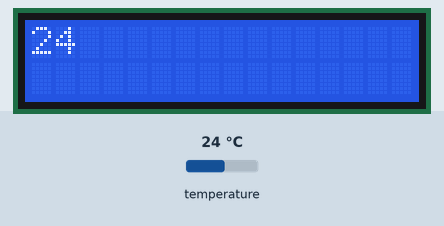
A sketch run on a simulated Arduino Uno, built with avr-gcc and run on an emulated ATmega328P. On the bench: 16×2 character LCD. The inputs (shaded band) are chosen by the test bench; at power-on: temperature 24 °C. What the sketch prints to the serial monitor is not drawn.

Above: at 1.2 s.
1.3 s: temperature set to 12 °C
At 3.0 s:
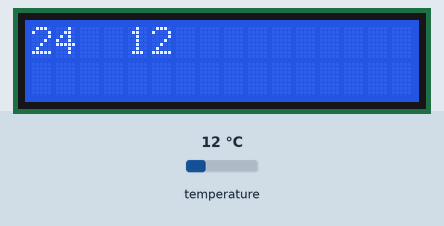
4.7 s: temperature set to 28 °C
At 6.1 s:
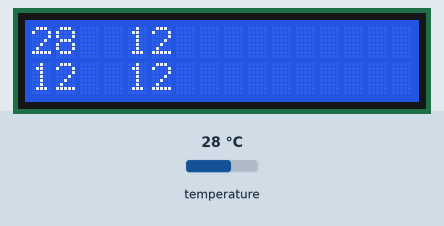
7.8 s: temperature set to 33 °C
At 9.3 s:
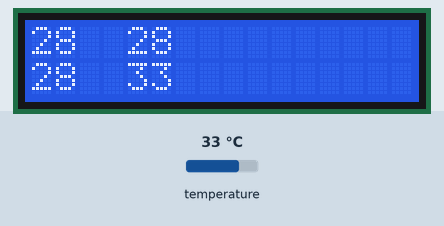
11.0 s: temperature set to 0 °C
At 12.5 s:
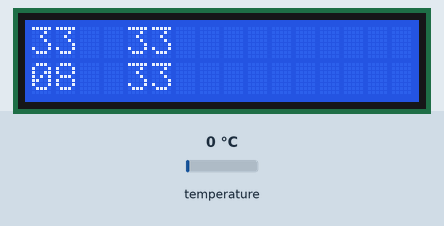
Timing chart, 0 to 14.0 s (numbered marks = the images above; inputs shaded):
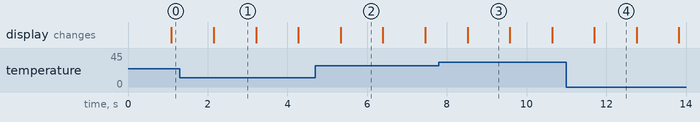

The sketch:

termometr_lcd.ino
```cpp
#include <OneWire.h>
#include <LiquidCrystal.h>

// initialize the library with the numbers of the interface pins
LiquidCrystal lcd(8, 9, 4, 5, 6, 7);
// DS18S20 Temperature chip i/o
OneWire ds(2);  // on pin 10

void setup() {
  // set up the LCD's number of columns and rows:
  lcd.begin(16, 2);
  lcd.clear();
  // Print a message to the LCD.
//  lcd.print("hello, world!");
  // initialize inputs/outputs
  // start serial port
  Serial.begin(9600);
}

int pos = 0;

void loop(void) {
  byte i;
  byte present = 0;
  byte data[12];
  byte addr[8];

  if ( !ds.search(addr)) {
      Serial.print("No more addresses.\n");
      ds.reset_search();
      return;
  }

  Serial.print("R=");
  for( i = 0; i < 8; i++) {
    Serial.print(addr[i], HEX);
    Serial.print(" ");
  }

  if ( OneWire::crc8( addr, 7) != addr[7]) {
      Serial.print("CRC is not valid!\n");
      return;
  }

  if ( addr[0] == 0x10) {
      Serial.print("Device is a DS18S20 family device.\n");
  }
  else if ( addr[0] == 0x28) {
      Serial.print("Device is a DS18B20 family device.\n");
  }
  else {
      Serial.print("Device family is not recognized: 0x");
      Serial.println(addr[0],HEX);
      return;
  }

  ds.reset();
  ds.select(addr);
  ds.write(0x44,1);         // start conversion, with parasite power on at the end

  delay(1000);     // maybe 750ms is enough, maybe not
  // we might do a ds.depower() here, but the reset will take care of it.

  present = ds.reset();
  ds.select(addr);
  ds.write(0xBE);         // Read Scratchpad

  Serial.print("P=");
  Serial.print(present,HEX);
  Serial.print(" ");
  for ( i = 0; i < 9; i++) {           // we need 9 bytes
    data[i] = ds.read();
    Serial.print(data[i], HEX);
    Serial.print(" ");
  }

  int temp = ((int) (data[0])) + (((int) (data[1])) << 8 ) >> 4;
  Serial.println( temp );

  if( pos == 4 ) {
//    lcd.clear();
    pos = 0;
  }
  // set the cursor to column 0, line 1
  // (note: line 1 is the second row, since counting begins with 0):
  lcd.setCursor((pos & 0x1) * 4, pos >> 1);
  // print the number of seconds since reset:
  lcd.print(temp);
  pos++;


  Serial.print(" CRC=");
  Serial.print( OneWire::crc8( data, 8), HEX);
  Serial.println();
}
```

Measured:
- after the input at 4.7 s, the display: changes after 0.64 s (image 2)
- after the input at 7.8 s, the display: changes after 0.72 s (image 3)
- after the input at 11.0 s, the display: changes after 0.70 s (image 4)
- what the display in image 1 shows lasts 1.0 s, from 2.2 s to 3.2 s
